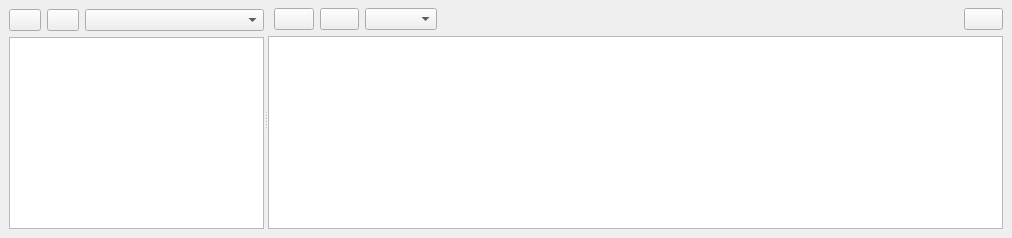
          <widget class="QWidget" name="compiledArraysTab">
           <attribute name="icon">
            <iconset resource="icons.qrc">
             <normaloff>:/Icons/icons/squares.svg</normaloff>:/Icons/icons/squares.svg</iconset>
           </attribute>
           <attribute name="title">
            <string>Compiled arrays</string>
           </attribute>
           <layout class="QHBoxLayout" name="horizontalLayout_7">
            <property name="leftMargin">
             <number>0</number>
            </property>
            <property name="topMargin">
             <number>0</number>
            </property>
            <property name="rightMargin">
             <number>0</number>
            </property>
            <property name="bottomMargin">
             <number>0</number>
            </property>
            <item>
             <widget class="QSplitter" name="simulationDataSplitter">
              <property name="orientation">
               <enum>Qt::Horizontal</enum>
              </property>
              <widget class="QFrame" name="frame_28">
               <property name="frameShape">
                <enum>QFrame::NoFrame</enum>
               </property>
               <property name="frameShadow">
                <enum>QFrame::Raised</enum>
               </property>
               <layout class="QGridLayout" name="gridLayout_19">
                <property name="rightMargin">
                 <number>0</number>
                </property>
                <item row="1" column="0" colspan="4">
                 <widget class="QListView" name="simulationDataStructuresListView"/>
                </item>
                <item row="0" column="0">
                 <widget class="QPushButton" name="compute_simulation_data_pushButton">
                  <property name="maximumSize">
                   <size>
                    <width>32</width>
                    <height>16777215</height>
                   </size>
                  </property>
                  <property name="toolTip">
                   <string>Update the islands dispayed</string>
                  </property>
                  <property name="text">
                   <string/>
                  </property>
                  <property name="icon">
                   <iconset resource="icons.qrc">
                    <normaloff>:/Icons/icons/calculator.svg</normaloff>:/Icons/icons/calculator.svg</iconset>
                  </property>
                 </widget>
                </item>
                <item row="0" column="1">
                 <widget class="QPushButton" name="exportSimulationDataButton">
                  <property name="maximumSize">
                   <size>
                    <width>32</width>
                    <height>16777215</height>
                   </size>
                  </property>
                  <property name="toolTip">
                   <string>Export simulation data</string>
                  </property>
                  <property name="text">
                   <string/>
                  </property>
                  <property name="icon">
                   <iconset resource="icons.qrc">
                    <normaloff>:/Icons/icons/save.svg</normaloff>:/Icons/icons/save.svg</iconset>
                  </property>
                 </widget>
                </item>
                <item row="0" column="2" colspan="2">
                 <widget class="QComboBox" name="simulation_data_island_comboBox"/>
                </item>
               </layout>
              </widget>
              <widget class="QFrame" name="frame_29">
               <property name="frameShape">
                <enum>QFrame::NoFrame</enum>
               </property>
               <property name="frameShadow">
                <enum>QFrame::Raised</enum>
               </property>
               <layout class="QGridLayout" name="gridLayout_23">
                <property name="leftMargin">
                 <number>0</number>
                </property>
                <property name="topMargin">
                 <number>8</number>
                </property>
                <item row="0" column="3">
                 <widget class="QComboBox" name="arrayModeComboBox"/>
                </item>
                <item row="0" column="5">
                 <spacer name="horizontalSpacer_23">
                  <property name="orientation">
                   <enum>Qt::Horizontal</enum>
                  </property>
                  <property name="sizeHint" stdset="0">
                   <size>
                    <width>510</width>
                    <height>20</height>
                   </size>
                  </property>
                 </spacer>
                </item>
                <item row="1" column="0" colspan="7">
                 <widget class="QTableView" name="simulationDataStructureTableView"/>
                </item>
                <item row="0" column="1">
                 <widget class="QPushButton" name="copyArraysToNumpyButton">
                  <property name="toolTip">
                   <string>Copy to data frame to clipboard in array format</string>
                  </property>
                  <property name="text">
                   <string/>
                  </property>
                  <property name="icon">
                   <iconset resource="icons.qrc">
                    <normaloff>:/Icons/icons/array.svg</normaloff>:/Icons/icons/array.svg</iconset>
                  </property>
                 </widget>
                </item>
                <item row="0" column="6">
                 <widget class="QPushButton" name="plotArraysButton">
                  <property name="minimumSize">
                   <size>
                    <width>32</width>
                    <height>0</height>
                   </size>
                  </property>
                  <property name="toolTip">
                   <string>Plot values</string>
                  </property>
                  <property name="text">
                   <string/>
                  </property>
                  <property name="icon">
                   <iconset resource="icons.qrc">
                    <normaloff>:/Icons/icons/plot.svg</normaloff>:/Icons/icons/plot.svg</iconset>
                  </property>
                 </widget>
                </item>
                <item row="0" column="2">
                 <widget class="QPushButton" name="copyArraysButton">
                  <property name="minimumSize">
                   <size>
                    <width>32</width>
                    <height>0</height>
                   </size>
                  </property>
                  <property name="toolTip">
                   <string>Copy array to clipboard</string>
                  </property>
                  <property name="text">
                   <string/>
                  </property>
                  <property name="icon">
                   <iconset resource="icons.qrc">
                    <normaloff>:/Icons/icons/copy.svg</normaloff>:/Icons/icons/copy.svg</iconset>
                  </property>
                 </widget>
                </item>
               </layout>
              </widget>
             </widget>
            </item>
           </layout>
          </widget>
